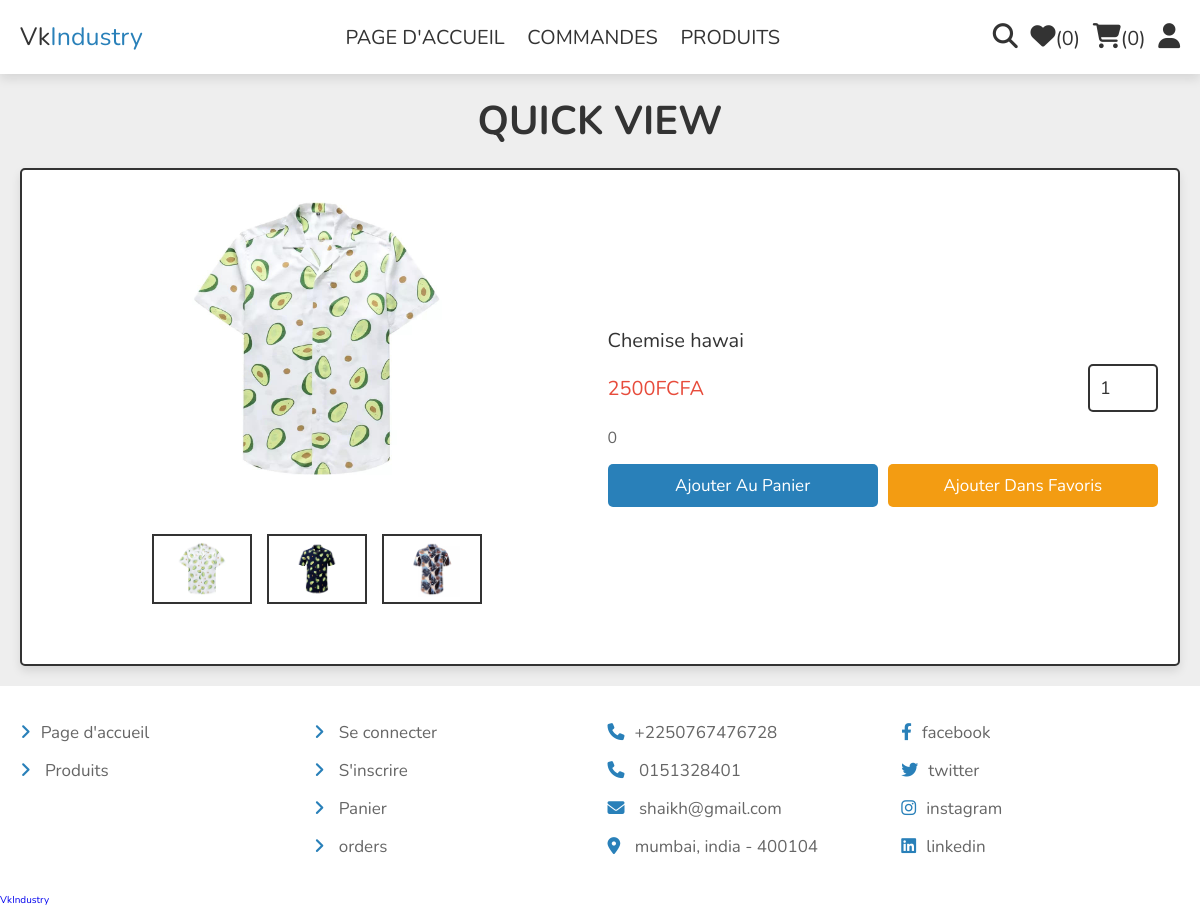
/quick_view.php?pid=4, run on the app's committed database.
### tables this page shows
CREATE TABLE `products` (
  `id` int(100) NOT NULL,
  `name` varchar(100) NOT NULL,
  `details` int(255) NOT NULL,
  `price` int(10) NOT NULL,
  `image_01` varchar(100) NOT NULL,
  `image_02` varchar(100) NOT NULL,
  `image_03` varchar(100) NOT NULL
);

### quick_view.php (the view, shortened to what this page needs)
<?php
include 'components/connect.php';
?>
<!DOCTYPE html>
<html lang="en">
<head>
   <link rel="stylesheet" href="https://cdnjs.cloudflare.com/ajax/libs/font-awesome/6.1.1/css/all.min.css">
   <link rel="stylesheet" href="css/style.css">
</head>
<body>
<?php include 'components/user_header.php'; ?>
<section class="quick-view">
   <h1 class="heading">quick view</h1>
   <?php
     $pid = $_GET['pid'];
     $select_products = $conn->prepare("SELECT * FROM `products` WHERE id = ?");
     $select_products->execute([$pid]);
     if($select_products->rowCount() > 0){
      while($fetch_product = $select_products->fetch(PDO::FETCH_ASSOC)){
   ?>
   <form action="" method="post" class="box">
      <div class="row">
         <div class="image-container">
            <div class="main-image">
               <img src="uploaded_img/<?= $fetch_product['image_01']; ?>" alt="">
            </div>
            <div class="sub-image">
               <img src="uploaded_img/<?= $fetch_product['image_01']; ?>" alt="">
               <img src="uploaded_img/<?= $fetch_product['image_02']; ?>" alt="">
               <img src="uploaded_img/<?= $fetch_product['image_03']; ?>" alt="">
            </div>
         </div>
         <div class="content">
            <div class="name"><?= $fetch_product['name']; ?></div>
            <div class="flex">
               <div class="price"><span></span><?= $fetch_product['price']; ?><span>FCFA</span></div>
               <input type="number" name="qty" class="qty" min="1" max="99" onkeypress="if(this.value.length == 2) return false;" value="1">
            </div>
            <div class="details"><?= $fetch_product['details']; ?></div>
            <div class="flex-btn">
               <input type="submit" value="ajouter au panier" class="btn" name="add_to_cart">
               <input class="option-btn" type="submit" name="add_to_wishlist" value="Ajouter dans favoris">
            </div>
         </div>
      </div>
   </form>
   <?php
      }
   }else{
      echo '<p class="empty">no products added yet!</p>';
   }
   ?>
</section>
<?php include 'components/footer.php'; ?>
</body>
</html>

### css/style.css (style rules this page uses)
:root { --main-color:#2980b9; --orange:#f39c12; --red:#e74c3c; --black:#333; --white:#fff; --light-color:#666; --light-bg:#eee; --border:.2rem solid var(--black); --box-shadow:0 .5rem 1rem rgba(0,0,0,.1); }
* { font-family: 'Nunito', sans-serif; margin:0; padding:0; box-sizing: border-box; outline: none; border:none; text-decoration: none; }
html { font-size: 62.5%; overflow-x: hidden; }
body { background-color: var(--light-bg); }
section { padding:2rem; max-width: 1200px; margin:0 auto; }
.heading { font-size: 4rem; color:var(--black); margin-bottom: 2rem; text-align: center; text-transform: uppercase; }
.btn, .delete-btn, .option-btn { display: block; width: 100%; margin-top: 1rem; border-radius: .5rem; padding:1rem 3rem; font-size: 1.7rem; text-transform: capitalize; color:var(--white); cursor: pointer; text-align: center; }
.btn { background-color: var(--main-color); }
.option-btn { background-color: var(--orange); }
.flex-btn { display: flex; gap:1rem; }
.quick-view form { padding:2rem; border-radius: .5rem; border:var(--border); background-color: var(--white); box-shadow: var(--box-shadow); margin-top: 1rem; }
.quick-view form .row { display: flex; align-items: center; gap:1.5rem; flex-wrap: wrap; }
.quick-view form .row .image-container { margin-bottom: 2rem; flex:1 1 40rem; }
.quick-view form .row .image-container .main-image img { height: 30rem; width: 100%; object-fit: contain; }
.quick-view form .row .image-container .sub-image { display: flex; gap:1.5rem; justify-content: center; margin-top: 2rem; }
.quick-view form .row .image-container .sub-image img { height: 7rem; width: 10rem; object-fit: contain; padding:.5rem; border:var(--border); cursor: pointer; transition: .2s linear; }
.quick-view form img { width: 100%; height: 20rem; object-fit: contain; margin-bottom: 2rem; }
.quick-view form .row .content { flex:1 1 40rem; }
.quick-view form .row .content .name { font-size: 2rem; color:var(--black); }
.quick-view form .row .flex { display: flex; align-items: center; justify-content: space-between; gap:1rem; margin:1rem 0; }
.quick-view form .row .flex .qty { width: 7rem; padding:1rem; border:var(--border); font-size: 1.8rem; color:var(--black); border-radius: .5rem; }
.quick-view form .row .flex .price { font-size: 2rem; color:var(--red); }
.quick-view form .row .content .details { font-size: 1.6rem; color:var(--light-color); line-height: 2; }

### data on the page
products: image_01 (picture), image_02 (picture), image_03 (picture), name "Chemise hawai", price "2500", details "0"

### other printed values
$total_wishlist_counts "0"
$total_cart_counts "0"
